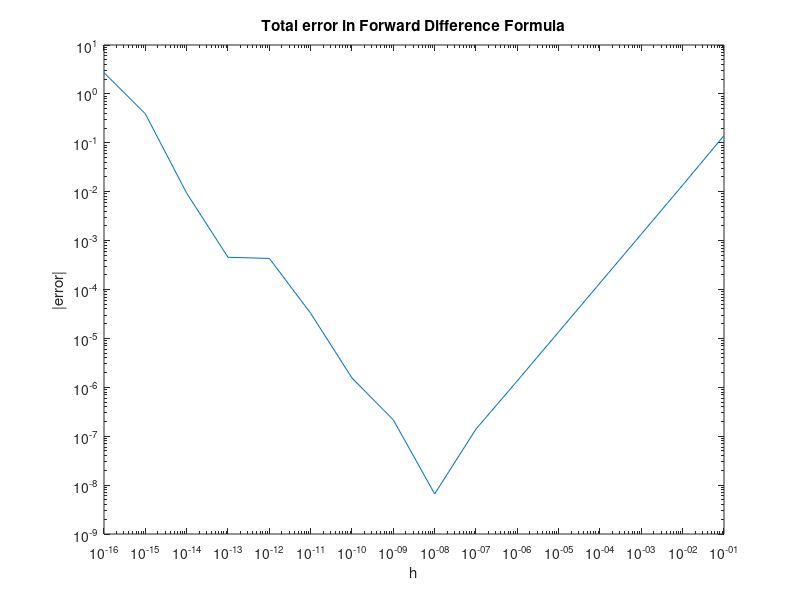

Write MATLAB code to recreate this figure.
% ForwardDifference
% Approximating the derivative of exp(x) at x = 1 
% by a finite difference formula

%   x: the point we approximate the derivative
%   h: a vector of stepsizes
%   deriv: a vector of approximate derivatives
%   error: a vector of absolute errors

close all
x = 1;
h=1;
disp(' ')
disp('   i      h     finite difference    error')
disp('-----------------------------------------')
exponent = 1:16;
h = 10.^(-exponent);
deriv = (exp(x+h)-exp(x))./h; %forward difference
error = deriv - exp(x);
for i = 1:16
  disp(sprintf(' %2.0f   %4.2e  %14.6f   %6.3e',i,h(i),deriv(i),error(i)))
end
disp(' ')
loglog(h,abs(error)); xlim([h(end),h(1)]);
xlabel('h'),ylabel('|error|')
title('Total error in Forward Difference Formula')

   
  
  
